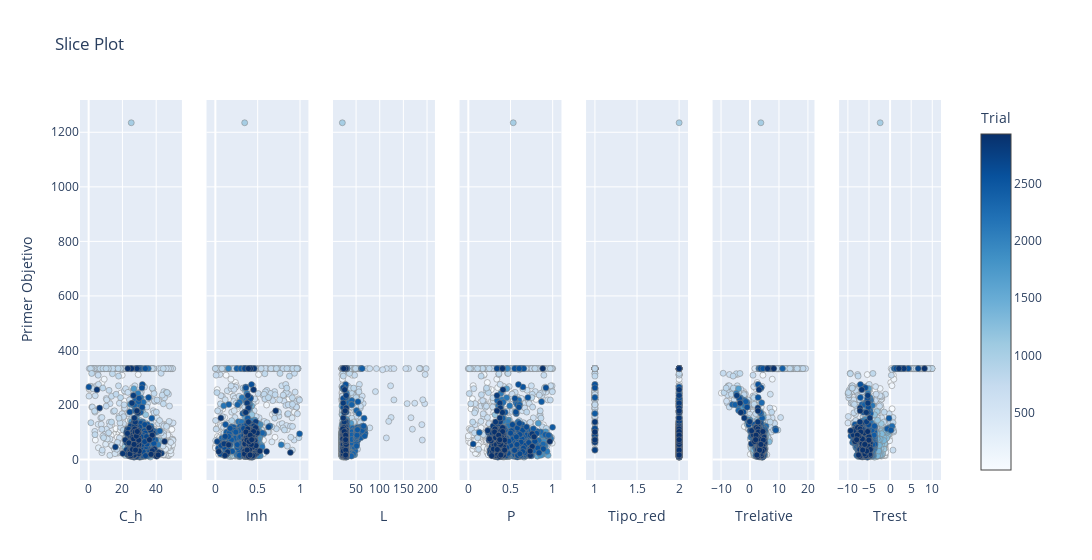

The notebook cell saved with this chart:
### Code cell
# Graficar el gráfico de rebanada
vis.plot_slice(study, target_name='Primer Objetivo')

### Figure 1 — Plotly figure (JSON) as saved in the notebook; plotly's stock layout.template omitted (floating-point values rounded to 4 significant figures; data arrays with more than 128 entries replaced by an {"elided": "..."} marker saying what was removed)
{"data": [{"marker": {"color": {"elided": "2926 int values"}, "colorbar": {"title": {"text": "Trial"}, "x": 1, "xpad": 40}, "colorscale": [[0, "rgb(247,251,255)"], [0.125, "rgb(222,235,247)"], [0.25, "rgb(198,219,239)"], [0.375, "rgb(158,202,225)"], [0.5, "rgb(107,174,214)"], [0.625, "rgb(66,146,198)"], [0.75, "rgb(33,113,181)"], [0.875, "rgb(8,81,156)"], [1, "rgb(8,48,107)"]], "line": {"color": "Grey", "width": 0.5}, "showscale": true}, "mode": "markers", "name": "Feasible Trial", "showlegend": false, "type": "scatter", "x": {"elided": "2926 float values"}, "xaxis": "x", "y": {"elided": "2926 float values"}, "yaxis": "y"}, {"marker": {"color": {"elided": "2926 int values"}, "colorbar": {"title": {"text": "Trial"}, "x": 1, "xpad": 40}, "colorscale": [[0, "rgb(247,251,255)"], [0.125, "rgb(222,235,247)"], [0.25, "rgb(198,219,239)"], [0.375, "rgb(158,202,225)"], [0.5, "rgb(107,174,214)"], [0.625, "rgb(66,146,198)"], [0.75, "rgb(33,113,181)"], [0.875, "rgb(8,81,156)"], [1, "rgb(8,48,107)"]], "line": {"color": "Grey", "width": 0.5}, "showscale": false}, "mode": "markers", "name": "Feasible Trial", "showlegend": false, "type": "scatter", "x": {"elided": "2926 float values"}, "xaxis": "x2", "y": {"elided": "2926 float values"}, "yaxis": "y2"}, {"marker": {"color": {"elided": "2926 int values"}, "colorbar": {"title": {"text": "Trial"}, "x": 1, "xpad": 40}, "colorscale": [[0, "rgb(247,251,255)"], [0.125, "rgb(222,235,247)"], [0.25, "rgb(198,219,239)"], [0.375, "rgb(158,202,225)"], [0.5, "rgb(107,174,214)"], [0.625, "rgb(66,146,198)"], [0.75, "rgb(33,113,181)"], [0.875, "rgb(8,81,156)"], [1, "rgb(8,48,107)"]], "line": {"color": "Grey", "width": 0.5}, "showscale": false}, "mode": "markers", "name": "Feasible Trial", "showlegend": false, "type": "scatter", "x": {"elided": "2926 int values"}, "xaxis": "x3", "y": {"elided": "2926 float values"}, "yaxis": "y3"}, {"marker": {"color": {"elided": "2926 int values"}, "colorbar": {"title": {"text": "Trial"}, "x": 1, "xpad": 40}, "colorscale": [[0, "rgb(247,251,255)"], [0.125, "rgb(222,235,247)"], [0.25, "rgb(198,219,239)"], [0.375, "rgb(158,202,225)"], [0.5, "rgb(107,174,214)"], [0.625, "rgb(66,146,198)"], [0.75, "rgb(33,113,181)"], [0.875, "rgb(8,81,156)"], [1, "rgb(8,48,107)"]], "line": {"color": "Grey", "width": 0.5}, "showscale": false}, "mode": "markers", "name": "Feasible Trial", "showlegend": false, "type": "scatter", "x": {"elided": "2926 float values"}, "xaxis": "x4", "y": {"elided": "2926 float values"}, "yaxis": "y4"}, {"marker": {"color": {"elided": "2926 int values"}, "colorbar": {"title": {"text": "Trial"}, "x": 1, "xpad": 40}, "colorscale": [[0, "rgb(247,251,255)"], [0.125, "rgb(222,235,247)"], [0.25, "rgb(198,219,239)"], [0.375, "rgb(158,202,225)"], [0.5, "rgb(107,174,214)"], [0.625, "rgb(66,146,198)"], [0.75, "rgb(33,113,181)"], [0.875, "rgb(8,81,156)"], [1, "rgb(8,48,107)"]], "line": {"color": "Grey", "width": 0.5}, "showscale": false}, "mode": "markers", "name": "Feasible Trial", "showlegend": false, "type": "scatter", "x": {"elided": "2926 int values"}, "xaxis": "x5", "y": {"elided": "2926 float values"}, "yaxis": "y5"}, {"marker": {"color": {"elided": "2926 int values"}, "colorbar": {"title": {"text": "Trial"}, "x": 1, "xpad": 40}, "colorscale": [[0, "rgb(247,251,255)"], [0.125, "rgb(222,235,247)"], [0.25, "rgb(198,219,239)"], [0.375, "rgb(158,202,225)"], [0.5, "rgb(107,174,214)"], [0.625, "rgb(66,146,198)"], [0.75, "rgb(33,113,181)"], [0.875, "rgb(8,81,156)"], [1, "rgb(8,48,107)"]], "line": {"color": "Grey", "width": 0.5}, "showscale": false}, "mode": "markers", "name": "Feasible Trial", "showlegend": false, "type": "scatter", "x": {"elided": "2926 float values"}, "xaxis": "x6", "y": {"elided": "2926 float values"}, "yaxis": "y6"}, {"marker": {"color": {"elided": "2926 int values"}, "colorbar": {"title": {"text": "Trial"}, "x": 1, "xpad": 40}, "colorscale": [[0, "rgb(247,251,255)"], [0.125, "rgb(222,235,247)"], [0.25, "rgb(198,219,239)"], [0.375, "rgb(158,202,225)"], [0.5, "rgb(107,174,214)"], [0.625, "rgb(66,146,198)"], [0.75, "rgb(33,113,181)"], [0.875, "rgb(8,81,156)"], [1, "rgb(8,48,107)"]], "line": {"color": "Grey", "width": 0.5}, "showscale": false}, "mode": "markers", "name": "Feasible Trial", "showlegend": false, "type": "scatter", "x": {"elided": "2926 float values"}, "xaxis": "x7", "y": {"elided": "2926 float values"}, "yaxis": "y7"}], "layout": {"title": {"text": "Slice Plot"}, "width": 2100, "xaxis": {"anchor": "y", "domain": [0, 0.1184], "title": {"text": "C_h"}}, "xaxis2": {"anchor": "y2", "domain": [0.1469, 0.2653], "title": {"text": "Inh"}}, "xaxis3": {"anchor": "y3", "domain": [0.2939, 0.4122], "title": {"text": "L"}}, "xaxis4": {"anchor": "y4", "domain": [0.4408, 0.5592], "title": {"text": "P"}}, "xaxis5": {"anchor": "y5", "domain": [0.5878, 0.7061], "title": {"text": "Tipo_red"}}, "xaxis6": {"anchor": "y6", "domain": [0.7347, 0.8531], "title": {"text": "Trelative"}}, "xaxis7": {"anchor": "y7", "domain": [0.8816, 1.0], "title": {"text": "Trest"}}, "yaxis": {"anchor": "x", "domain": [0, 1], "title": {"text": "Primer Objetivo"}}, "yaxis2": {"anchor": "x2", "domain": [0, 1], "matches": "y", "showticklabels": false}, "yaxis3": {"anchor": "x3", "domain": [0, 1], "matches": "y", "showticklabels": false}, "yaxis4": {"anchor": "x4", "domain": [0, 1], "matches": "y", "showticklabels": false}, "yaxis5": {"anchor": "x5", "domain": [0, 1], "matches": "y", "showticklabels": false}, "yaxis6": {"anchor": "x6", "domain": [0, 1], "matches": "y", "showticklabels": false}, "yaxis7": {"anchor": "x7", "domain": [0, 1], "matches": "y", "showticklabels": false}}}
